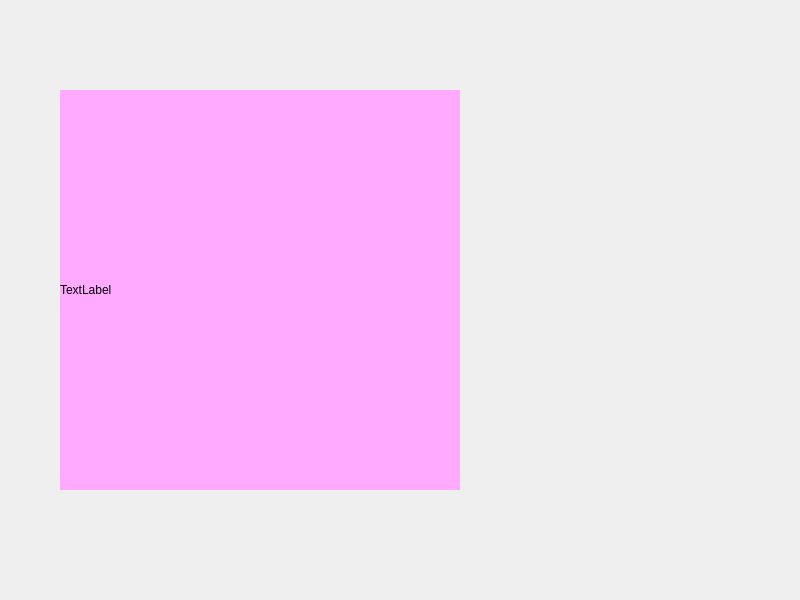
<?xml version="1.0" encoding="UTF-8"?>
<ui version="4.0">
 <class>FaceAttendanceServer</class>
 <widget class="QMainWindow" name="FaceAttendanceServer">
  <property name="geometry">
   <rect>
    <x>0</x>
    <y>0</y>
    <width>800</width>
    <height>600</height>
   </rect>
  </property>
  <property name="windowTitle">
   <string>FaceAttendanceServer</string>
  </property>
  <widget class="QWidget" name="centralwidget">
   <widget class="QLabel" name="videoLB">
    <property name="geometry">
     <rect>
      <x>60</x>
      <y>90</y>
      <width>400</width>
      <height>400</height>
     </rect>
    </property>
    <property name="styleSheet">
     <string notr="true">background-color: rgb(255, 170, 255);</string>
    </property>
    <property name="text">
     <string>TextLabel</string>
    </property>
   </widget>
  </widget>
 </widget>
 <resources/>
 <connections/>
</ui>
